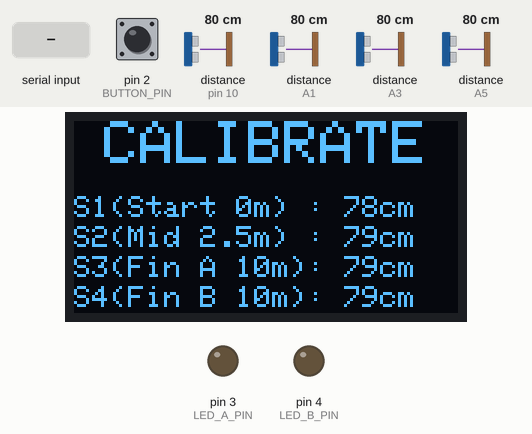
Recording of a program running on a simulated Arduino Uno, built with avr-gcc and run on an emulated ATmega328P. Shown: 128×64 one-colour display, output pins drawn as LEDs (lit = HIGH). Wiring (inferred from the names in the program): 4 × ultrasonic range finder: trigger pin 9, echo pin 10 / trigger A0, echo A1 / trigger A2, echo A3 / trigger A4, echo A5. The test bench sets the inputs (shaded band); at power-on: distance to the obstacle (sensors on A1, pin 10, A3, A5) 80 cm, pin 2 (BUTTON_PIN) HIGH. The echo pulse lasts 58.3 µs per cm; random numbers use the default seed unless the program sets one; pins used as bus, display or sensor lines are not drawn.

Above: at 2.2 s.
2.3 s: distance to the obstacle (sensor on A1) set to 299 cm
At 2.55 s:
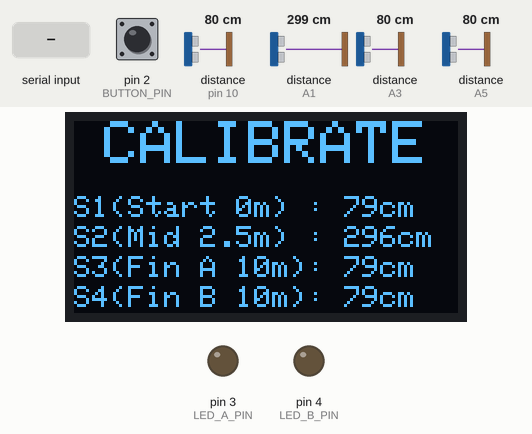
4.2 s: pin 2 (BUTTON_PIN) pulled LOW for 0.15 s
At 4.8 s:
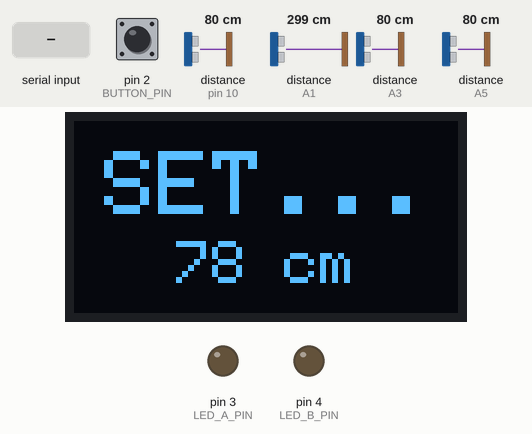
5.8 s: distance to the obstacle (sensor on pin 10) set to 120 cm
At 7.48 s:
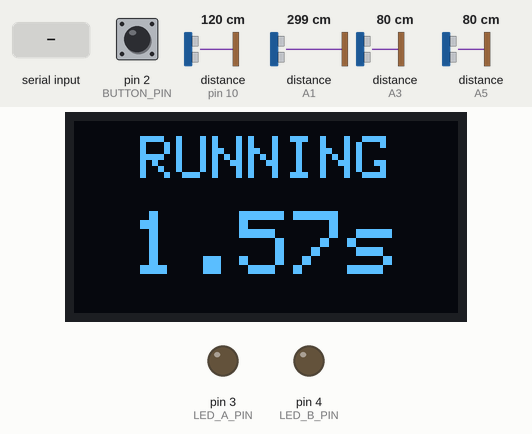
7.5 s: distance to the obstacle (sensor on A1) set to 2 cm
At 9.0 s:
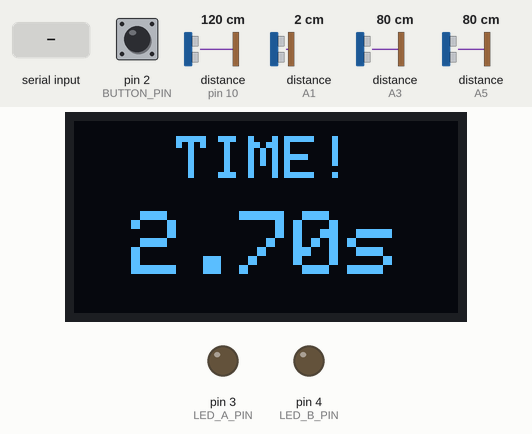
9.1 s: "R" received over Serial
At 10.1 s:
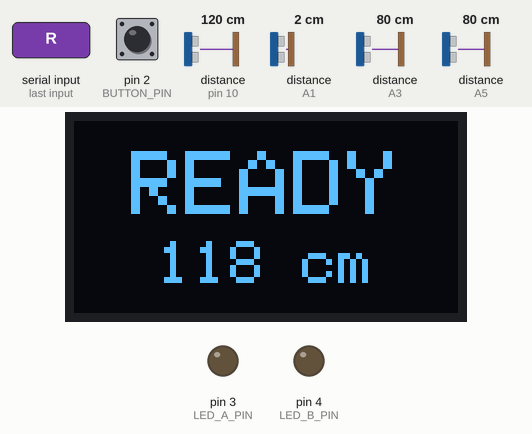
10.6 s: distance to the obstacle (sensor on pin 10) set to 2 cm
At 11.1 s:
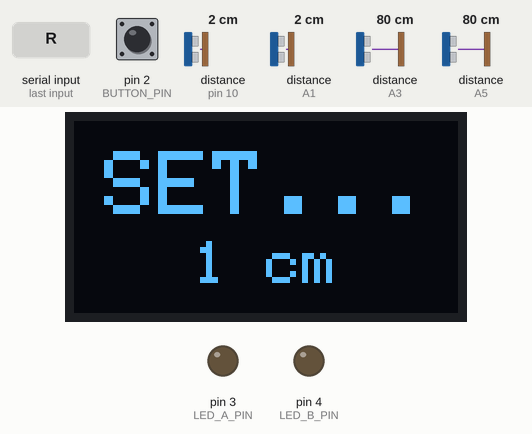
Timing chart, 0 to 13.1 s (numbered marks = the images above; inputs shaded):
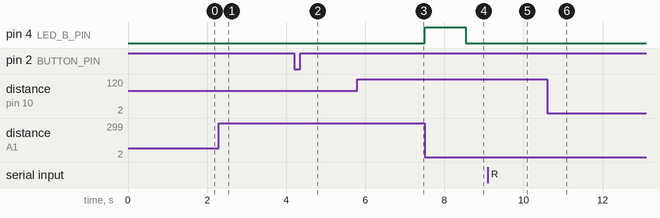

The program:

main.cpp
```cpp
#include <Arduino.h>
#include <SPI.h>
#include <Adafruit_GFX.h>
#include <Adafruit_SSD1306.h>

#define SCREEN_WIDTH 128
#define SCREEN_HEIGHT 64

// OLED SPI pins
#define OLED_MOSI   11 // SDA pin on your display
#define OLED_CLK    13 // SCK pin on your display
#define OLED_DC     8  // DC pin
#define OLED_CS     7  // CS pin
#define OLED_RESET  6  // RES pin

Adafruit_SSD1306 display(SCREEN_WIDTH, SCREEN_HEIGHT, OLED_MOSI, OLED_CLK, OLED_DC, OLED_RESET, OLED_CS);

// Ultrasonic sensor pins
#define TRIG1_PIN 9
#define ECHO1_PIN 10
#define TRIG2_PIN A0
#define ECHO2_PIN A1
#define TRIG3_PIN A2
#define ECHO3_PIN A3
#define TRIG4_PIN A4
#define ECHO4_PIN A5

// LEDs (place physically AT the finish line gates so runner sees them from V-Bend)
#define LED_A_PIN 3   // Path A finish LED (e.g. red)  — at Finish A gate
#define LED_B_PIN 4   // Path B finish LED (e.g. blue) — at Finish B gate
#define BUTTON_PIN 2  // Reset button

enum State {
  CALIBRATING,
  READY,
  WAITING_TO_LEAVE,
  RUNNING_TO_VBEND,
  RUNNING_TO_END,
  FINISHED
};

State currentState = CALIBRATING;
unsigned long startTime = 0;
unsigned long finalTime = 0;
unsigned long runningCooldown = 0;

bool lastButtonState = HIGH;
int chosenPath = 0; // 0 for Path A, 1 for Path B

// Helper function to dynamically center text on the screen
void printCentered(String text, int y, int textSize) {
  display.setTextSize(textSize);
  int width = text.length() * 6 * textSize;
  display.setCursor((SCREEN_WIDTH - width) / 2, y);
  display.print(text);
}

void setup() {
  Serial.begin(9600);

  // Set up all 4 sensors
  pinMode(TRIG1_PIN, OUTPUT);
  pinMode(ECHO1_PIN, INPUT);
  pinMode(TRIG2_PIN, OUTPUT);
  pinMode(ECHO2_PIN, INPUT);
  pinMode(TRIG3_PIN, OUTPUT);
  pinMode(ECHO3_PIN, INPUT);
  pinMode(TRIG4_PIN, OUTPUT);
  pinMode(ECHO4_PIN, INPUT);

  // Set up LEDs
  pinMode(LED_A_PIN, OUTPUT);
  pinMode(LED_B_PIN, OUTPUT);
  digitalWrite(LED_A_PIN, LOW);
  digitalWrite(LED_B_PIN, LOW);

  pinMode(BUTTON_PIN, INPUT_PULLUP);

  // Initialize OLED
  if(!display.begin(SSD1306_SWITCHCAPVCC)) {
    for(;;); // Halt if display fails
  }

  display.clearDisplay();
  display.setTextColor(SSD1306_WHITE);
  printCentered("BOOTING", 24, 2);
  display.display();
  delay(1000);
}

long getDistance(int trigPin, int echoPin) {
  digitalWrite(trigPin, LOW);
  delayMicroseconds(2);
  digitalWrite(trigPin, HIGH);
  delayMicroseconds(10);
  digitalWrite(trigPin, LOW);

  long duration = pulseIn(echoPin, HIGH, 30000); // 30ms timeout ~ 5 meters max
  if (duration == 0) return 999; // Out of range or no echo

  long distance = duration * 0.034 / 2;
  return distance;
}

void loop() {
  bool buttonPressed = false;

  // 1. Check physical button (with simple debounce)
  bool currentButtonState = digitalRead(BUTTON_PIN);
  if (currentButtonState == LOW && lastButtonState == HIGH) {
    buttonPressed = true;
    delay(50); // basic debounce
  }
  lastButtonState = currentButtonState;

  // 2. Check for 'R' command from Serial Monitor
  if (Serial.available() > 0) {
    char c = Serial.read();
    if (c == 'R' || c == 'r') {
      buttonPressed = true;
    }
  }

  // Handle Button Press: Go to READY state
  if (buttonPressed) {
    if (currentState == CALIBRATING) {
      // Use the unpredictable time of the first button press to seed randomness!
      randomSeed(micros());
    }
    currentState = READY;
    digitalWrite(LED_A_PIN, LOW);
    digitalWrite(LED_B_PIN, LOW);
  }

  display.clearDisplay();

  switch (currentState) {
    // Initial calibration state.
    // Course layout:
    //   S1 (Start, 0m) --2.5m-- S2 (Mid gate, 2.5m) --2.5m-- V-Bend (5m) --5m-- S3/S4 (Finish A/B, 10m)
    // Position gate sidebars so each sensor reads ~100cm (1m gate width) when clear.
    case CALIBRATING: {
      long d1 = getDistance(TRIG1_PIN, ECHO1_PIN);
      long d2 = getDistance(TRIG2_PIN, ECHO2_PIN);
      long d3 = getDistance(TRIG3_PIN, ECHO3_PIN);
      long d4 = getDistance(TRIG4_PIN, ECHO4_PIN);

      printCentered("CALIBRATE", 0, 2);

      display.setTextSize(1);
      display.setCursor(0, 25);
      display.print("S1(Start 0m) : "); display.print(d1); display.println("cm");
      display.setCursor(0, 35);
      display.print("S2(Mid 2.5m) : "); display.print(d2); display.println("cm");
      display.setCursor(0, 45);
      display.print("S3(Fin A 10m): "); display.print(d3); display.println("cm");
      display.setCursor(0, 55);
      display.print("S4(Fin B 10m): "); display.print(d4); display.println("cm");
      break;
    }

    case READY: {
      // Only ping the first sensor to save time
      long d1 = getDistance(TRIG1_PIN, ECHO1_PIN);
      printCentered("READY", 10, 3);
      printCentered(String(d1) + " cm", 40, 2);

      // Runner gets into position (less than 1m / 100cm)
      if (d1 > 0 && d1 < 100) {
        currentState = WAITING_TO_LEAVE;
      }
      break;
    }

    case WAITING_TO_LEAVE: {
      long d1 = getDistance(TRIG1_PIN, ECHO1_PIN);
      printCentered("SET...", 10, 3);
      printCentered(String(d1) + " cm", 40, 2);

      // Runner leaves the starting line
      if (d1 >= 100) {
        startTime = millis();
        currentState = RUNNING_TO_VBEND;
        runningCooldown = millis();
      }
      break;
    }

    case RUNNING_TO_VBEND: {
      // Runner is between Start (0m) and the mid gate S2 (2.5m).
      // S2 sits 2.5m from start; V-Bend is another 2.5m beyond S2 (5m total).
      // When S2 fires we immediately pick a path and light the LED at that finish gate.
      long d2 = getDistance(TRIG2_PIN, ECHO2_PIN);
      unsigned long elapsed = millis() - startTime;

      printCentered("RUNNING", 5, 2);
      printCentered(String(elapsed / 1000.0, 2) + "s", 30, 3);

      // 1.5s cooldown prevents S1 arm/leg noise from immediately triggering S2.
      if (millis() - runningCooldown > 1500) {
        // Runner crossed S2 at 2.5m — choose random path and light finish LED.
        if (d2 > 0 && d2 < 100) {
          chosenPath = random(0, 2); // 0 = Path A, 1 = Path B

          // Light the LED that is physically at the chosen finish gate.
          if (chosenPath == 0) {
            digitalWrite(LED_A_PIN, HIGH); // LED at Finish A gate turns on
          } else {
            digitalWrite(LED_B_PIN, HIGH); // LED at Finish B gate turns on
          }

          currentState = RUNNING_TO_END;
          runningCooldown = millis();
        }
      }
      break;
    }

    case RUNNING_TO_END: {
      long dEnd = 999;
      // We only care about checking the sensor on the path they were TOLD to run
      if (chosenPath == 0) {
        dEnd = getDistance(TRIG3_PIN, ECHO3_PIN);
      } else {
        dEnd = getDistance(TRIG4_PIN, ECHO4_PIN);
      }

      unsigned long elapsed = millis() - startTime;

      printCentered(chosenPath == 0 ? "PATH A" : "PATH B", 5, 2);
      printCentered(String(elapsed / 1000.0, 2) + "s", 30, 3);

      // Short 1s cooldown to prevent arm/leg noise when passing Sensor 2
      if (millis() - runningCooldown > 1000) {
        // Runner crossed the correct finish line!
        if (dEnd > 0 && dEnd < 100) {
          finalTime = elapsed;
          digitalWrite(LED_A_PIN, LOW);
          digitalWrite(LED_B_PIN, LOW);
          currentState = FINISHED;
        }
      }
      break;
    }

    case FINISHED: {
      printCentered("TIME!", 5, 2);
      printCentered(String(finalTime / 1000.0, 2) + "s", 30, 3);
      break;
    }
  }

  display.display();
  delay(10); // Small delay for loop stability
}
```

Measured:
- after the input at 2.3 s, the display: first changes after 0.09 s (image 1 shows a later state)
- after the input at 5.8 s, the display: first changes after 0.07 s (image 3 shows a later state)
- after the input at 7.5 s, pin 4 (LED_B_PIN): LOW → HIGH at once, → LOW 1.0 s later
- after the input at 9.1 s, the display: changes at once (image 5)
- after the input at 10.6 s, the display: first changes at once (image 6 shows a later state)
